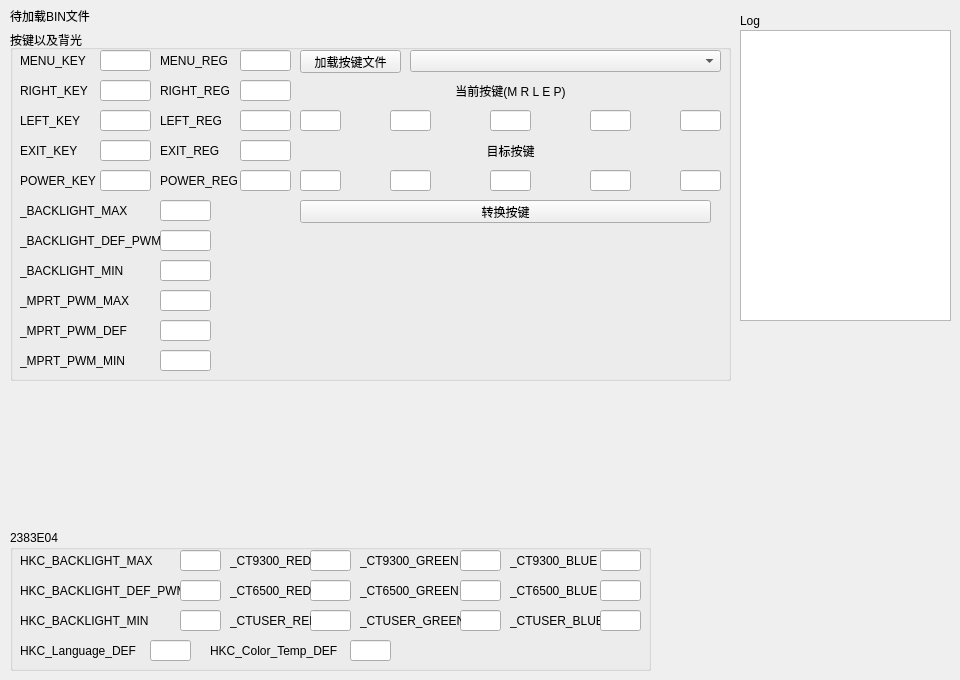
    <widget class="QWidget" name="FUNC">
     <attribute name="title">
      <string>FUNC</string>
     </attribute>
     <widget class="QLabel" name="Bin_Data_Flag_label">
      <property name="geometry">
       <rect>
        <x>10</x>
        <y>0</y>
        <width>911</width>
        <height>31</height>
       </rect>
      </property>
      <property name="text">
       <string>待加载BIN文件</string>
      </property>
     </widget>
     <widget class="QGroupBox" name="groupBox_6">
      <property name="geometry">
       <rect>
        <x>10</x>
        <y>530</y>
        <width>641</width>
        <height>141</height>
       </rect>
      </property>
      <property name="title">
       <string>2383E04</string>
      </property>
      <widget class="QLineEdit" name="HKC_BACKLIGHT_MIN">
       <property name="geometry">
        <rect>
         <x>170</x>
         <y>80</y>
         <width>41</width>
         <height>21</height>
        </rect>
       </property>
      </widget>
      <widget class="QLabel" name="label_52">
       <property name="geometry">
        <rect>
         <x>10</x>
         <y>50</y>
         <width>161</width>
         <height>21</height>
        </rect>
       </property>
       <property name="text">
        <string>HKC_BACKLIGHT_DEF_PWM</string>
       </property>
      </widget>
      <widget class="QLabel" name="label_39">
       <property name="geometry">
        <rect>
         <x>10</x>
         <y>20</y>
         <width>141</width>
         <height>21</height>
        </rect>
       </property>
       <property name="text">
        <string>HKC_BACKLIGHT_MAX</string>
       </property>
      </widget>
      <widget class="QLineEdit" name="HKC_BACKLIGHT_MAX">
       <property name="geometry">
        <rect>
         <x>170</x>
         <y>20</y>
         <width>41</width>
         <height>21</height>
        </rect>
       </property>
      </widget>
      <widget class="QLabel" name="label_51">
       <property name="geometry">
        <rect>
         <x>10</x>
         <y>80</y>
         <width>141</width>
         <height>21</height>
        </rect>
       </property>
       <property name="text">
        <string>HKC_BACKLIGHT_MIN</string>
       </property>
      </widget>
      <widget class="QLineEdit" name="HKC_BACKLIGHT_DEF_PWM">
       <property name="geometry">
        <rect>
         <x>170</x>
         <y>50</y>
         <width>41</width>
         <height>21</height>
        </rect>
       </property>
      </widget>
      <widget class="QLabel" name="label_53">
       <property name="geometry">
        <rect>
         <x>10</x>
         <y>110</y>
         <width>131</width>
         <height>21</height>
        </rect>
       </property>
       <property name="text">
        <string>HKC_Language_DEF</string>
       </property>
      </widget>
      <widget class="QLineEdit" name="HKC_Language_DEF">
       <property name="geometry">
        <rect>
         <x>140</x>
         <y>110</y>
         <width>41</width>
         <height>21</height>
        </rect>
       </property>
      </widget>
      <widget class="QLabel" name="label_54">
       <property name="geometry">
        <rect>
         <x>200</x>
         <y>110</y>
         <width>141</width>
         <height>21</height>
        </rect>
       </property>
       <property name="text">
        <string>HKC_Color_Temp_DEF</string>
       </property>
      </widget>
      <widget class="QLineEdit" name="HKC_Color_Temp_DEF">
       <property name="geometry">
        <rect>
         <x>340</x>
         <y>110</y>
         <width>41</width>
         <height>21</height>
        </rect>
       </property>
      </widget>
      <widget class="QLineEdit" name="_CT9300_RED">
       <property name="geometry">
        <rect>
         <x>300</x>
         <y>20</y>
         <width>41</width>
         <height>21</height>
        </rect>
       </property>
      </widget>
      <widget class="QLabel" name="label_63">
       <property name="geometry">
        <rect>
         <x>220</x>
         <y>20</y>
         <width>81</width>
         <height>21</height>
        </rect>
       </property>
       <property name="text">
        <string>_CT9300_RED</string>
       </property>
      </widget>
      <widget class="QLineEdit" name="_CT9300_GREEN">
       <property name="geometry">
        <rect>
         <x>450</x>
         <y>20</y>
         <width>41</width>
         <height>21</height>
        </rect>
       </property>
      </widget>
      <widget class="QLabel" name="label_67">
       <property name="geometry">
        <rect>
         <x>350</x>
         <y>20</y>
         <width>101</width>
         <height>21</height>
        </rect>
       </property>
       <property name="text">
        <string>_CT9300_GREEN</string>
       </property>
      </widget>
      <widget class="QLineEdit" name="_CT9300_BLUE">
       <property name="geometry">
        <rect>
         <x>590</x>
         <y>20</y>
         <width>41</width>
         <height>21</height>
        </rect>
       </property>
      </widget>
      <widget class="QLabel" name="label_68">
       <property name="geometry">
        <rect>
         <x>500</x>
         <y>20</y>
         <width>91</width>
         <height>21</height>
        </rect>
       </property>
       <property name="text">
        <string>_CT9300_BLUE</string>
       </property>
      </widget>
      <widget class="QLineEdit" name="_CT6500_RED">
       <property name="geometry">
        <rect>
         <x>300</x>
         <y>50</y>
         <width>41</width>
         <height>21</height>
        </rect>
       </property>
      </widget>
      <widget class="QLabel" name="label_69">
       <property name="geometry">
        <rect>
         <x>500</x>
         <y>50</y>
         <width>91</width>
         <height>21</height>
        </rect>
       </property>
       <property name="text">
        <string>_CT6500_BLUE</string>
       </property>
      </widget>
      <widget class="QLineEdit" name="_CT6500_GREEN">
       <property name="geometry">
        <rect>
         <x>450</x>
         <y>50</y>
         <width>41</width>
         <height>21</height>
        </rect>
       </property>
      </widget>
      <widget class="QLineEdit" name="_CT6500_BLUE">
       <property name="geometry">
        <rect>
         <x>590</x>
         <y>50</y>
         <width>41</width>
         <height>21</height>
        </rect>
       </property>
      </widget>
      <widget class="QLabel" name="label_65">
       <property name="geometry">
        <rect>
         <x>220</x>
         <y>50</y>
         <width>81</width>
         <height>21</height>
        </rect>
       </property>
       <property name="text">
        <string>_CT6500_RED</string>
       </property>
      </widget>
      <widget class="QLabel" name="label_70">
       <property name="geometry">
        <rect>
         <x>350</x>
         <y>50</y>
         <width>101</width>
         <height>21</height>
        </rect>
       </property>
       <property name="text">
        <string>_CT6500_GREEN</string>
       </property>
      </widget>
      <widget class="QLineEdit" name="_CTUSER_RED">
       <property name="geometry">
        <rect>
         <x>300</x>
         <y>80</y>
         <width>41</width>
         <height>21</height>
        </rect>
       </property>
      </widget>
      <widget class="QLabel" name="label_71">
       <property name="geometry">
        <rect>
         <x>500</x>
         <y>80</y>
         <width>91</width>
         <height>21</height>
        </rect>
       </property>
       <property name="text">
        <string>_CTUSER_BLUE</string>
       </property>
      </widget>
      <widget class="QLineEdit" name="_CTUSER_GREEN">
       <property name="geometry">
        <rect>
         <x>450</x>
         <y>80</y>
         <width>41</width>
         <height>21</height>
        </rect>
       </property>
      </widget>
      <widget class="QLineEdit" name="_CTUSER_BLUE">
       <property name="geometry">
        <rect>
         <x>590</x>
         <y>80</y>
         <width>41</width>
         <height>21</height>
        </rect>
       </property>
      </widget>
      <widget class="QLabel" name="label_66">
       <property name="geometry">
        <rect>
         <x>220</x>
         <y>80</y>
         <width>81</width>
         <height>21</height>
        </rect>
       </property>
       <property name="text">
        <string>_CTUSER_RED</string>
       </property>
      </widget>
      <widget class="QLabel" name="label_72">
       <property name="geometry">
        <rect>
         <x>350</x>
         <y>80</y>
         <width>101</width>
         <height>21</height>
        </rect>
       </property>
       <property name="text">
        <string>_CTUSER_GREEN</string>
       </property>
      </widget>
     </widget>
     <widget class="QGroupBox" name="groupBox_7">
      <property name="geometry">
       <rect>
        <x>10</x>
        <y>30</y>
        <width>721</width>
        <height>351</height>
       </rect>
      </property>
      <property name="title">
       <string>按键以及背光</string>
      </property>
      <widget class="QLineEdit" name="POWER_KEY">
       <property name="geometry">
        <rect>
         <x>90</x>
         <y>140</y>
         <width>51</width>
         <height>21</height>
        </rect>
       </property>
      </widget>
      <widget class="QLineEdit" name="EXIT_KEY">
       <property name="geometry">
        <rect>
         <x>90</x>
         <y>110</y>
         <width>51</width>
         <height>21</height>
        </rect>
       </property>
      </widget>
      <widget class="QLabel" name="label_15">
       <property name="geometry">
        <rect>
         <x>10</x>
         <y>110</y>
         <width>81</width>
         <height>21</height>
        </rect>
       </property>
       <property name="text">
        <string>EXIT_KEY</string>
       </property>
      </widget>
      <widget class="QLineEdit" name="POWER_REG">
       <property name="geometry">
        <rect>
         <x>230</x>
         <y>140</y>
         <width>51</width>
         <height>21</height>
        </rect>
       </property>
      </widget>
      <widget class="QLabel" name="label_20">
       <property name="geometry">
        <rect>
         <x>150</x>
         <y>50</y>
         <width>81</width>
         <height>21</height>
        </rect>
       </property>
       <property name="text">
        <string>RIGHT_REG</string>
       </property>
      </widget>
      <widget class="QLineEdit" name="MENU_KEY">
       <property name="geometry">
        <rect>
         <x>90</x>
         <y>20</y>
         <width>51</width>
         <height>21</height>
        </rect>
       </property>
      </widget>
      <widget class="QLineEdit" name="EXIT_REG">
       <property name="geometry">
        <rect>
         <x>230</x>
         <y>110</y>
         <width>51</width>
         <height>21</height>
        </rect>
       </property>
      </widget>
      <widget class="QLabel" name="label_21">
       <property name="geometry">
        <rect>
         <x>150</x>
         <y>80</y>
         <width>81</width>
         <height>21</height>
        </rect>
       </property>
       <property name="text">
        <string>LEFT_REG</string>
       </property>
      </widget>
      <widget class="QLineEdit" name="RIGHT_KEY">
       <property name="geometry">
        <rect>
         <x>90</x>
         <y>50</y>
         <width>51</width>
         <height>21</height>
        </rect>
       </property>
      </widget>
      <widget class="QLabel" name="label_19">
       <property name="geometry">
        <rect>
         <x>150</x>
         <y>140</y>
         <width>81</width>
         <height>21</height>
        </rect>
       </property>
       <property name="text">
        <string>POWER_REG</string>
       </property>
      </widget>
      <widget class="QLineEdit" name="LEFT_REG">
       <property name="geometry">
        <rect>
         <x>230</x>
         <y>80</y>
         <width>51</width>
         <height>21</height>
        </rect>
       </property>
      </widget>
      <widget class="QLabel" name="label_18">
       <property name="geometry">
        <rect>
         <x>150</x>
         <y>110</y>
         <width>81</width>
         <height>21</height>
        </rect>
       </property>
       <property name="text">
        <string>EXIT_REG</string>
       </property>
      </widget>
      <widget class="QLineEdit" name="RIGHT_REG">
       <property name="geometry">
        <rect>
         <x>230</x>
         <y>50</y>
         <width>51</width>
         <height>21</height>
        </rect>
       </property>
      </widget>
      <widget class="QLabel" name="label_13">
       <property name="geometry">
        <rect>
         <x>10</x>
         <y>50</y>
         <width>81</width>
         <height>21</height>
        </rect>
       </property>
       <property name="text">
        <string>RIGHT_KEY</string>
       </property>
      </widget>
      <widget class="QLineEdit" name="MENU_REG">
       <property name="geometry">
        <rect>
         <x>230</x>
         <y>20</y>
         <width>51</width>
         <height>21</height>
        </rect>
       </property>
      </widget>
      <widget class="QLabel" name="label_14">
       <property name="geometry">
        <rect>
         <x>10</x>
         <y>80</y>
         <width>81</width>
         <height>21</height>
        </rect>
       </property>
       <property name="text">
        <string>LEFT_KEY</string>
       </property>
      </widget>
      <widget class="QLabel" name="label_16">
       <property name="geometry">
        <rect>
         <x>10</x>
         <y>140</y>
         <width>81</width>
         <height>21</height>
        </rect>
       </property>
       <property name="text">
        <string>POWER_KEY</string>
       </property>
      </widget>
      <widget class="QLineEdit" name="LEFT_KEY">
       <property name="geometry">
        <rect>
         <x>90</x>
         <y>80</y>
         <width>51</width>
         <height>21</height>
        </rect>
       </property>
      </widget>
      <widget class="QLabel" name="label_12">
       <property name="geometry">
        <rect>
         <x>10</x>
         <y>20</y>
         <width>81</width>
         <height>21</height>
        </rect>
       </property>
       <property name="text">
        <string>MENU_KEY</string>
       </property>
      </widget>
      <widget class="QLabel" name="label_17">
       <property name="geometry">
        <rect>
         <x>150</x>
         <y>20</y>
         <width>81</width>
         <height>21</height>
        </rect>
       </property>
       <property name="text">
        <string>MENU_REG</string>
       </property>
      </widget>
      <widget class="QLabel" name="label_22">
       <property name="geometry">
        <rect>
         <x>10</x>
         <y>170</y>
         <width>141</width>
         <height>21</height>
        </rect>
       </property>
       <property name="text">
        <string>_BACKLIGHT_MAX</string>
       </property>
      </widget>
      <widget class="QLineEdit" name="_MPRT_PWM_MAX">
       <property name="geometry">
        <rect>
         <x>150</x>
         <y>260</y>
         <width>51</width>
         <height>21</height>
        </rect>
       </property>
      </widget>
      <widget class="QLineEdit" name="_MPRT_PWM_DEF">
       <property name="geometry">
        <rect>
         <x>150</x>
         <y>290</y>
         <width>51</width>
         <height>21</height>
        </rect>
       </property>
      </widget>
      <widget class="QLabel" name="label_25">
       <property name="geometry">
        <rect>
         <x>10</x>
         <y>260</y>
         <width>121</width>
         <height>21</height>
        </rect>
       </property>
       <property name="text">
        <string>_MPRT_PWM_MAX</string>
       </property>
      </widget>
      <widget class="QLabel" name="label_24">
       <property name="geometry">
        <rect>
         <x>10</x>
         <y>230</y>
         <width>141</width>
         <height>21</height>
        </rect>
       </property>
       <property name="text">
        <string>_BACKLIGHT_MIN</string>
       </property>
      </widget>
      <widget class="QLabel" name="label_26">
       <property name="geometry">
        <rect>
         <x>10</x>
         <y>320</y>
         <width>121</width>
         <height>21</height>
        </rect>
       </property>
       <property name="text">
        <string>_MPRT_PWM_MIN</string>
       </property>
      </widget>
      <widget class="QLabel" name="label_23">
       <property name="geometry">
        <rect>
         <x>10</x>
         <y>200</y>
         <width>141</width>
         <height>21</height>
        </rect>
       </property>
       <property name="text">
        <string>_BACKLIGHT_DEF_PWM</string>
       </property>
      </widget>
      <widget class="QLineEdit" name="_MPRT_PWM_MIN">
       <property name="geometry">
        <rect>
         <x>150</x>
         <y>320</y>
         <width>51</width>
         <height>21</height>
        </rect>
       </property>
      </widget>
      <widget class="QLabel" name="label_27">
       <property name="geometry">
        <rect>
         <x>10</x>
         <y>290</y>
         <width>121</width>
         <height>21</height>
        </rect>
       </property>
       <property name="text">
        <string>_MPRT_PWM_DEF</string>
       </property>
      </widget>
      <widget class="QLineEdit" name="_BACKLIGHT_DEF_PWM">
       <property name="geometry">
        <rect>
         <x>150</x>
         <y>200</y>
         <width>51</width>
         <height>21</height>
        </rect>
       </property>
      </widget>
      <widget class="QLineEdit" name="_BACKLIGHT_MAX">
       <property name="geometry">
        <rect>
         <x>150</x>
         <y>170</y>
         <width>51</width>
         <height>21</height>
        </rect>
       </property>
      </widget>
      <widget class="QLineEdit" name="_BACKLIGHT_MIN">
       <property name="geometry">
        <rect>
         <x>150</x>
         <y>230</y>
         <width>51</width>
         <height>21</height>
        </rect>
       </property>
      </widget>
      <widget class="QPushButton" name="Add_Key_H_pushButton">
       <property name="geometry">
        <rect>
         <x>290</x>
         <y>20</y>
         <width>101</width>
         <height>23</height>
        </rect>
       </property>
       <property name="text">
        <string>加载按键文件</string>
       </property>
      </widget>
      <widget class="QComboBox" name="Key_H_List_comboBox">
       <property name="geometry">
        <rect>
         <x>400</x>
         <y>20</y>
         <width>311</width>
         <height>22</height>
        </rect>
       </property>
      </widget>
      <widget class="QLabel" name="label_64">
       <property name="geometry">
        <rect>
         <x>290</x>
         <y>50</y>
         <width>421</width>
         <height>21</height>
        </rect>
       </property>
       <property name="text">
        <string>当前按键(M R L E P)</string>
       </property>
       <property name="alignment">
        <set>Qt::AlignmentFlag::AlignCenter</set>
       </property>
      </widget>
      <widget class="QLineEdit" name="Key_1_lineEdit">
       <property name="geometry">
        <rect>
         <x>290</x>
         <y>80</y>
         <width>41</width>
         <height>21</height>
        </rect>
       </property>
      </widget>
      <widget class="QLineEdit" name="Key_2_lineEdit">
       <property name="geometry">
        <rect>
         <x>380</x>
         <y>80</y>
         <width>41</width>
         <height>21</height>
        </rect>
       </property>
      </widget>
      <widget class="QLineEdit" name="Key_3_lineEdit">
       <property name="geometry">
        <rect>
         <x>480</x>
         <y>80</y>
         <width>41</width>
         <height>21</height>
        </rect>
       </property>
      </widget>
      <widget class="QLineEdit" name="Key_4_lineEdit">
       <property name="geometry">
        <rect>
         <x>580</x>
         <y>80</y>
         <width>41</width>
         <height>21</height>
        </rect>
       </property>
      </widget>
      <widget class="QLineEdit" name="Key_5_lineEdit">
       <property name="geometry">
        <rect>
         <x>670</x>
         <y>80</y>
         <width>41</width>
         <height>21</height>
        </rect>
       </property>
      </widget>
      <widget class="QLineEdit" name="Key_7_lineEdit">
       <property name="geometry">
        <rect>
         <x>380</x>
         <y>140</y>
         <width>41</width>
         <height>21</height>
        </rect>
       </property>
      </widget>
      <widget class="QLabel" name="label_74">
       <property name="geometry">
        <rect>
         <x>290</x>
         <y>110</y>
         <width>421</width>
         <height>21</height>
        </rect>
       </property>
       <property name="text">
        <string>目标按键</string>
       </property>
       <property name="alignment">
        <set>Qt::AlignmentFlag::AlignCenter</set>
       </property>
      </widget>
      <widget class="QLineEdit" name="Key_10_lineEdit">
       <property name="geometry">
        <rect>
         <x>670</x>
         <y>140</y>
         <width>41</width>
         <height>21</height>
        </rect>
       </property>
      </widget>
      <widget class="QLineEdit" name="Key_8_lineEdit">
       <property name="geometry">
        <rect>
         <x>480</x>
         <y>140</y>
         <width>41</width>
         <height>21</height>
        </rect>
       </property>
      </widget>
      <widget class="QLineEdit" name="Key_9_lineEdit">
       <property name="geometry">
        <rect>
         <x>580</x>
         <y>140</y>
         <width>41</width>
         <height>21</height>
        </rect>
       </property>
      </widget>
      <widget class="QLineEdit" name="Key_6_lineEdit">
       <property name="geometry">
        <rect>
         <x>290</x>
         <y>140</y>
         <width>41</width>
         <height>21</height>
        </rect>
       </property>
      </widget>
      <widget class="QPushButton" name="Key_Convert_pushButton">
       <property name="geometry">
        <rect>
         <x>290</x>
         <y>170</y>
         <width>411</width>
         <height>23</height>
        </rect>
       </property>
       <property name="text">
        <string>转换按键</string>
       </property>
      </widget>
     </widget>
     <widget class="QLabel" name="label_73">
      <property name="geometry">
       <rect>
        <x>740</x>
        <y>10</y>
        <width>211</width>
        <height>21</height>
       </rect>
      </property>
      <property name="text">
       <string>Log</string>
      </property>
     </widget>
     <widget class="QTextEdit" name="FUNC_textEdit">
      <property name="geometry">
       <rect>
        <x>740</x>
        <y>30</y>
        <width>211</width>
        <height>291</height>
       </rect>
      </property>
     </widget>
    </widget>
